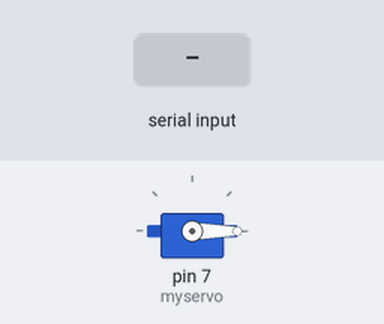
The sketch below on a simulated Arduino Uno, built with avr-gcc and run on an emulated ATmega328P. On the bench: servo. Inputs (shaded band) come from the test bench. What the sketch prints to the serial monitor is not drawn.

Above: at 1.2 s.
1.3 s: "on" received over the second serial link
At 1.46 s:
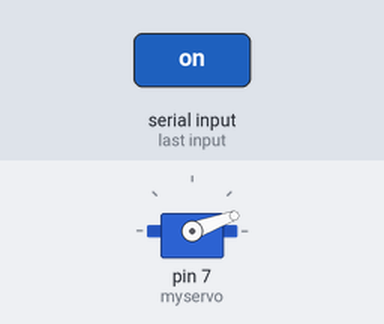
Timing chart, 0 to 4.3 s (numbered marks = the images above; inputs shaded):
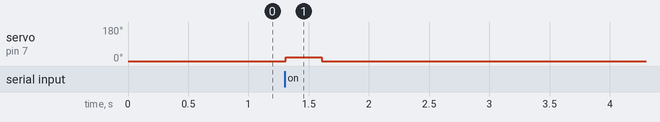

The sketch:

project_1.ino
```cpp
#include <SoftwareSerial.h>
#include "Servo.h"

//SotfwareSerial(RX, TX) 형식, HC-06 TX, RX와 교차 연결
Servo myservo;
SoftwareSerial BTSerial(2,3); //SW시리얼통신 객체 생성
String myString="";

void setup() {
  //컴퓨터와의 시리얼통신 초기화
  Serial.begin(9600);
//  while(!Serial);
  Serial.println("시리얼통신 연결 완료!");

  //블루투스 모듈과의 시리얼통신 초기화
  BTSerial.begin(9600);

  myservo.attach(7);
  myservo.write(0);
}

void loop() {

 while(BTSerial.available())
  {
    char myChar = (char)BTSerial.read();
    myString+=myChar;
    delay(5);
  }
  if(!myString.equals(""))
  {
    while(myString == "on")
  {
      myservo.write(20);
      delay(300);

      myservo.write(0);
      break;
}
   myString="";
}
}
```

Measured:
- after the input at 1.3 s, servo on pin 7 (myservo): 0° → 20° at once, → 0° 0.30 s later
